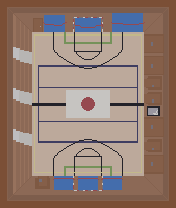

A level layout from a 2D game, rendered from its tile map. Below: a short description, then the map file with its tile-grid data intact:
An orthogonal 11x13 tile map with 16x16 px tiles, 1 tile layer (Tile Layer 1).

<map version="1.8" tiledversion="1.8.2" orientation="orthogonal" renderorder="right-down" width="11" height="13" tilewidth="16" tileheight="16" infinite="0" nextlayerid="2" nextobjectid="1">
 <tileset firstgid="1" source="tileset.tsx" />
 <layer id="1" name="Tile Layer 1" width="11" height="13">
  <data encoding="csv">
119,120,121,122,123,124,125,126,127,128,129,
141,142,143,144,145,146,147,148,149,150,151,
163,164,165,166,167,168,169,170,171,172,173,
185,186,187,188,189,190,191,192,193,194,195,
207,208,209,210,211,212,213,214,215,216,217,
229,230,231,232,233,234,235,236,237,238,239,
251,252,253,254,255,256,257,258,259,260,261,
273,274,275,276,277,278,279,280,281,282,283,
295,296,297,298,299,300,301,302,303,304,305,
317,318,319,320,321,322,323,324,325,326,327,
339,340,341,342,343,344,345,346,347,348,349,
361,362,363,364,365,366,367,368,369,370,371,
383,384,385,386,387,388,389,390,391,392,393
</data>
 </layer>
</map>
